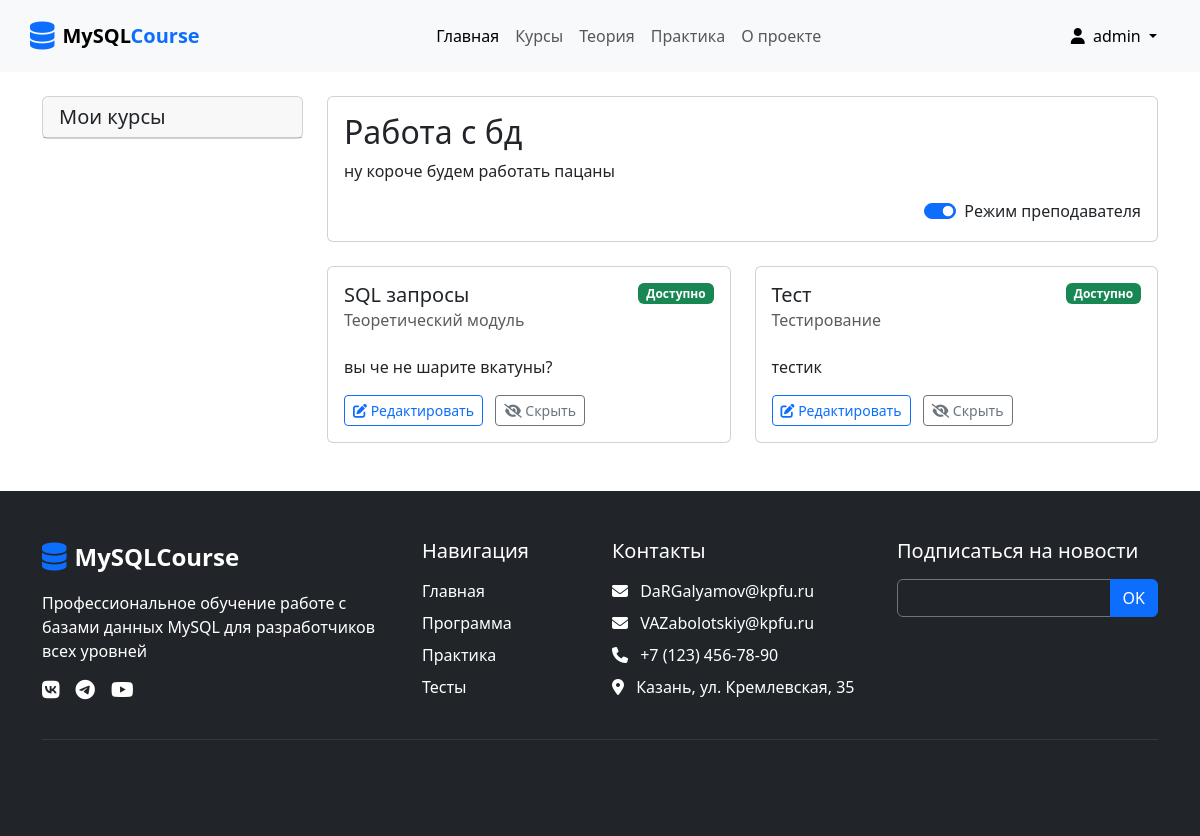
Screenshot of /course/1/ (signed in) with the database file from the repository.
### users/models.py (models this page shows, shortened)
class CustomUser(AbstractUser):
    class Roles(models.TextChoices):
        STUDENT = 'student', 'Студент'
        TEACHER = 'teacher', 'Преподаватель'
        ADMIN = 'admin', 'Админ'
    id = models.UUIDField(primary_key=True, default=uuid.uuid4)
    phone = models.CharField(max_length=20, blank=True)
    email = models.EmailField(unique=True)
    role = models.CharField(
        max_length=10,
        choices=Roles.choices,
        default=Roles.STUDENT,
    )

### courses/models.py (models this page shows, shortened)
class Course(models.Model):
    title = models.CharField(max_length=200)
    description = models.TextField()
    created_at = models.DateTimeField(default=timezone.now)
    author = models.ForeignKey(User, on_delete=models.CASCADE)

class Module(models.Model):
    MODULE_TYPES = (
        ('theory', 'Теоретический модуль'),
        ('test', 'Тестирование'),
    )
    course = models.ForeignKey(Course, on_delete=models.CASCADE, related_name='modules')
    title = models.CharField(max_length=200)
    description = models.TextField()
    module_type = models.CharField(max_length=10, choices=MODULE_TYPES)
    is_hidden = models.BooleanField(default=False)
    order = models.PositiveIntegerField(default=0)
    class Meta:
        ordering = ['order']

### courses/views.py (the view)
# urls.py: path('course/<int:pk>/', views.course_detail, name='course_detail'),
@login_required
def course_detail(request, pk):
    course = get_object_or_404(Course, pk=pk)
    modules = course.modules.filter(is_hidden=False) if not is_teacher(request.user) else course.modules.all()
    return render(request, 'courses/course_detail.html', {
        'course': course,
        'modules': modules,
        'is_teacher': is_teacher(request.user)
   })

### courses/views.py (called while the page is built)
def is_teacher(user):
    return user.groups.filter(name='Teachers').exists()

### users/templates/courses/course_detail.html (shortened to what this page needs)
{% extends "partials/base.html" %}
{% block content %}
<div class="container mt-4">
    <div class="row">
        <div class="col-lg-3">
            <div class="card mb-4">
                <div class="card-header">
                    <h5 class="mb-0">Мои курсы</h5>
                </div>
            </div>
        </div>
        <div class="col-lg-9">
            <div class="card mb-4">
                <div class="card-body">
                    <h2 class="card-title">{{ course.title }}</h2>
                    <p class="card-text">{{ course.description }}</p>
                    {% if is_teacher %}
                    <div class="d-flex justify-content-end">
                        <div class="form-check form-switch">
                            <input class="form-check-input" type="checkbox" id="teacherMode" checked>
                            <label class="form-check-label" for="teacherMode">Режим преподавателя</label>
                        </div>
                    </div>
                    {% endif %}
                </div>
            </div>
            <div class="row mb-4">
                {% for module in modules %}
                <div class="col-md-6 mb-4">
                    <div class="card module-card h-100 {% if module.is_hidden %}hidden-module{% endif %}" onclick="window.location='{% if module.module_type == "theory" %}{% url "module_theory" module.id %}{% else %}{% url "module_test" module.id %}{% endif %}'">
                        <div class="card-body">
                            <div class="d-flex justify-content-between align-items-start">
                                <div>
                                    <h5 class="card-title">{{ module.title }}</h5>
                                    <h6 class="card-subtitle mb-2 text-muted">{{ module.get_module_type_display }}</h6>
                                </div>
                                <span class="badge bg-{% if module.is_hidden %}secondary{% else %}success{% endif %}">
                                    {% if module.is_hidden %}Скрыто{% else %}Доступно{% endif %}
                                </span>
                            </div>
                            <p class="card-text mt-3">{{ module.description }}</p>
                            {% if is_teacher %}
                            <div class="module-actions mt-3">
                                {% if module.module_type == 'theory' %}
                                <a href="{% url 'edit_theory' module.id %}" class="btn btn-sm btn-outline-primary me-2">
                                    <i class="fas fa-edit"></i> Редактировать
                                </a>
                                {% else %}
                                <a href="{% url 'edit_questions' module.id %}" class="btn btn-sm btn-outline-primary me-2">
                                    <i class="fas fa-edit"></i> Редактировать
                                </a>
                                {% endif %}
                                <a href="{% url 'toggle_module' module.id %}" class="btn btn-sm btn-outline-{% if module.is_hidden %}primary{% else %}secondary{% endif %}">
                                    <i class="fas fa-eye{% if not module.is_hidden %}-slash{% endif %}"></i> {% if module.is_hidden %}Показать{% else %}Скрыть{% endif %}
                                </a>
                            </div>
                            {% endif %}
                        </div>
                    </div>
                </div>
                {% endfor %}
            </div>
        </div>
    </div>
</div>
{% endblock %}

### users/templates/partials/base.html (shortened to what this page needs)
{% load static %}
<!DOCTYPE html>
<html lang="ru">
<head>
    {% block css %}
    <link href="https://cdn.jsdelivr.net/npm/bootstrap@5.3.0/dist/css/bootstrap.min.css" rel="stylesheet">
    <link rel="stylesheet" href="https://cdnjs.cloudflare.com/ajax/libs/font-awesome/6.4.0/css/all.min.css">
    {% endblock %}
</head>
<body data-sidebar="light" data-layout-size="fluid" >
    <div id="layout-wrapper">
    {% block header %}
    {% include 'partials/header.html' %}
    {% endblock %}
    {% block content %}
    {% endblock  %}
    {% block footer %}
    {% include 'partials/footer.html' %}
    {% endblock %}
    </div>
</body>
</html>

### users/templates/partials/header.html (shortened to what this page needs)
{% load static %}
{% block  header %}
<header class="bg-light">
    <nav class="navbar navbar-expand-lg navbar-light container py-3">
        <a class="navbar-brand d-flex align-items-center" href="#">
            <i class="fas fa-database fs-3 text-primary me-2"></i>
            <span class="fw-bold">MySQL<span class="text-primary">Course</span></span>
        </a>
        <div class="collapse navbar-collapse" id="navbarNav">
            <ul class="navbar-nav mx-auto">
                <li class="nav-item">
                    <a class="nav-link active" href="/">Главная</a>
                </li>
                <li class="nav-item">
                    <a class="nav-link" href="/course/1">Курсы</a>
                </li>
                <li class="nav-item">
                    <a class="nav-link" href="#">Теория</a>
                </li>
                <li class="nav-item">
                    <a class="nav-link" href="#">Практика</a>
                </li>
                <li class="nav-item">
                    <a class="nav-link" href="#">О проекте</a>
                </li>
            </ul>
            <div class="d-flex ms-3">
                <div class="dropdown">
                    {% if user.is_authenticated %}
                    <button class="btn btn-light dropdown-toggle" type="button" id="userMenu" data-bs-toggle="dropdown">
                        <i class="fas fa-user me-1"></i> {{ user.username }}
                    </button>
                    {% else %}
                    <a href="{% url 'account_login' %}" class="btn btn-outline-primary me-2"><i class="fas fa-sign-in-alt"></i> Вход</a>
                    <a href="{% url 'account_signup' %}" class="btn btn-primary"><i class="fas fa-user"></i> Регистрация</a>
                    {% endif %}
                </div>
            </div>
        </div>
    </nav>
</header>
{% endblock %}

### users/templates/partials/footer.html
<footer class="bg-dark text-white py-5">
        <div class="container">
            <div class="row">
                <div class="col-lg-4 mb-4 mb-lg-0">
                    <div class="d-flex align-items-center mb-3">
                        <i class="fas fa-database fs-3 text-primary me-2"></i>
                        <span class="fs-4 fw-bold">MySQLCourse</span>
                    </div>
                    <p class="text-white">Профессиональное обучение работе с базами данных MySQL для разработчиков всех уровней</p>
                    <div class="d-flex gap-3">
                        <a href="#" class="text-white" aria-label="VKontakte"><i class="fab fa-vk fs-5"></i></a>
                        <a href="#" class="text-white" aria-label="Telegram"><i class="fab fa-telegram fs-5"></i></a>
                        <a href="#" class="text-white" aria-label="YouTube"><i class="fab fa-youtube fs-5"></i></a>
                    </div>
                </div>
                <div class="col-md-4 col-lg-2 mb-4 mb-md-0">
                    <h3 class="h5 mb-3">Навигация</h3>
                    <ul class="list-unstyled">
                        <li class="mb-2"><a href="#" class="text-white text-decoration-none">Главная</a></li>
                        <li class="mb-2"><a href="#" class="text-white text-decoration-none">Программа</a></li>
                        <li class="mb-2"><a href="#" class="text-white text-decoration-none">Практика</a></li>
                        <li class="mb-2"><a href="#" class="text-white text-decoration-none">Тесты</a></li>
                    </ul>
                </div>
                <div class="col-md-4 col-lg-3 mb-4 mb-md-0">
                    <h3 class="h5 mb-3">Контакты</h3>
                    <address>
                        <p class="mb-2"><i class="fas fa-envelope me-2 text-white"></i> DaRGalyamov@kpfu.ru</p>
                        <p class="mb-2"><i class="fas fa-envelope me-2 text-white"></i> VAZabolotskiy@kpfu.ru</p>
                        <p class="mb-2"><i class="fas fa-phone me-2 text-white"></i> +7 (123) 456-78-90</p>
                        <p class="mb-0"><i class="fas fa-map-marker-alt me-2 text-white"></i> Казань, ул. Кремлевская, 35</p>
                    </address>
                </div>
                <div class="col-md-4 col-lg-3">
                    <h3 class="h5 mb-3">Подписаться на новости</h3>
                    <form>
                        <div class="input-group mb-3">
                            <input type="email" class="form-control bg-dark border-secondary text-white" placeholder="Email" aria-label="Email">
                            <button class="btn btn-primary" type="button">OK</button>
                        </div>
                    </form>
                </div>
            </div>
            <hr class="my-4 border-secondary">
            <div class="text-center text-muted">
                <p class="mb-0">&copy; 2023 MySQLCourse. Все права защищены.</p>
            </div>
        </div>
    </footer>

### rows the page displays
CustomUser: username "admin"
Course: title "Работа с бд", description "ну короче будем работать пацаны"
Module: title "SQL запросы", module_type "Теоретический модуль", is_hidden "Доступно", description "вы че не шарите вкатуны?", shows "Редактировать"
Module: title "Тест", module_type "Тестирование", is_hidden "Доступно", description "тестик", shows "Редактировать"
